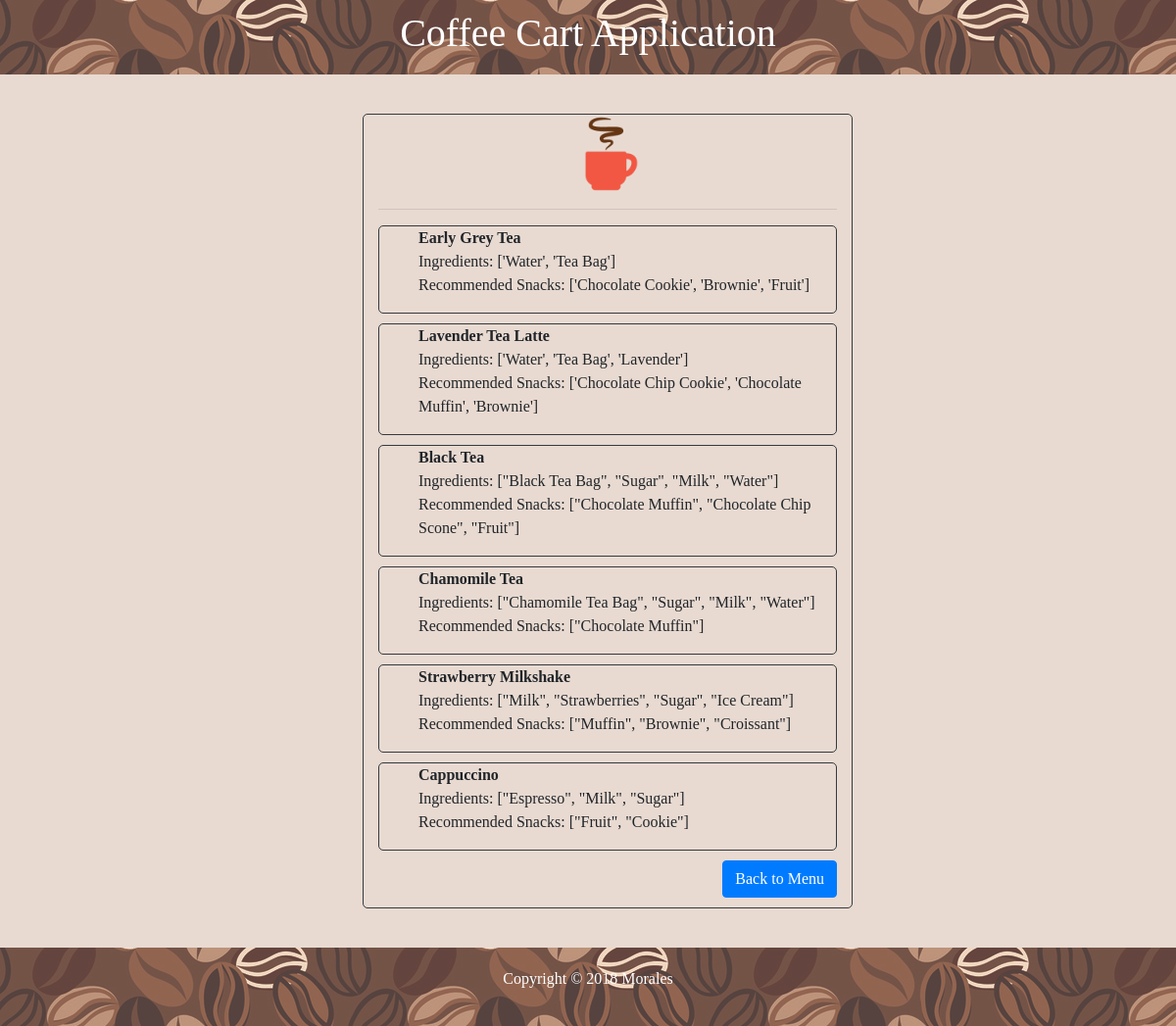
Page /cart/items/drink on the committed database.
### cart/models.py (models this page shows, shortened)
class Drinks(models.Model):
	name = models.CharField(max_length=40)
	ingredients = models.TextField()
	recommendations = models.TextField()

### cart/views.py (the view)
# urls.py: path('items/<type>', views.items, name='items')
def items(request, type):
	if type == 'snack':
		items_list = Snacks.objects.order_by('id')
		url = 'cart/scone.png'
	elif type =='drink':
		items_list = Drinks.objects.order_by('id')
		url = 'cart/drink_2.png'
	context = {'items_list': items_list, 'url': url }
	return render(request, 'cart/items.html', context)

### cart/templates/cart/items.html (shortened to what this page needs)
{% load static %}
<!DOCTYPE html>
<html>
<head>
    <link href="{% static 'cart/bootstrap.css' %}" rel="stylesheet">
    <link href="{% static 'cart/bootstrap.min.css' %}" rel="stylesheet">
    <link href="{% static 'cart/bootstrap-grid.css' %}" rel="stylesheet">
    <link href="{% static 'cart/bootstrap-grid.min.css' %}" rel="stylesheet">
    <link href="{% static 'cart/bootstrap-reboot.css' %}" rel="stylesheet">
    <link href="{% static 'cart/style.css' %}" rel="stylesheet">
</head>
<body>
	<header>
		<h1 id='main_header'>Coffee Cart Application</h1>
	</header>
	<div align="center">
	    <div id = "content" class="col-md-5 border border-dark">
	    	{% static "" as baseUrl %}
	        <h3><img id="img" src="{{ baseUrl }}/{{url}}"></h3>
	        <hr>
	    	{% for item in items_list %}
	    	<div class="border border-dark items">
		        <ul>
			        <li><b>{{ item.name }}</b></li>
			        <li>Ingredients: {{ item.ingredients }}</li>
			        <li>Recommended Snacks: {{ item.recommendations }}</li>
			    </ul>
		    </div>
			{% endfor %}
			<div align="right">
	    		<a href="{% url 'index' %}" class="btn btn-primary">Back to Menu</a>
	    	</div>
	    </div>
    </div>
    <footer id="main-footer">
	    <p>Copyright &copy; 2018 Morales</p>
	</footer>
</body>
</html>

### cart/static/cart/style.css (style rules this page uses)
header { margin-bottom: 40px; padding: 10px; background-image: url(coffee_bean_3.jpg); font-weight: bold; }
body { background-color: #e8dad1; font-family: garamond; }
div { outline-color: black; border-radius: 5px; }
#main_header { text-align: center; color: white; }
.items, .btn { margin-bottom: 10px; }
li { list-style-type: none; text-align: left; }
#content { margin-left: 40px; }
h3 { text-align: center; }
.btn { text-align: right; }
#main-footer { text-align: center; padding: 20px; margin-top: 40px; background-image: url(coffee_bean_3.jpg); color: white; }
#img { width: 80px; height: 80px; }

### rows in the picture
Drinks: name "Early Grey Tea", ingredients "['Water', 'Tea Bag']", recommendations "['Chocolate Cookie', 'Brownie', 'Fruit']"
Drinks: name "Lavender Tea Latte", ingredients "['Water', 'Tea Bag', 'Lavender']", recommendations "['Chocolate Chip Cookie', 'Chocolate Muffin', 'Brownie']"
Drinks: name "Black Tea", ingredients "[\"Black Tea Bag\", \"Sugar\", \"Milk\", \"Water\"]", recommendations "[\"Chocolate Muffin\", \"Chocolate Chip Scone\", \"Fruit\"]"
Drinks: name "Chamomile Tea", ingredients "[\"Chamomile Tea Bag\", \"Sugar\", \"Milk\", \"Water\"]", recommendations "[\"Chocolate Muffin\"]"
Drinks: name "Strawberry Milkshake", ingredients "[\"Milk\", \"Strawberries\", \"Sugar\", \"Ice Cream\"]", recommendations "[\"Muffin\", \"Brownie\", \"Croissant\"]"
Drinks: name "Cappuccino", ingredients "[\"Espresso\", \"Milk\", \"Sugar\"]", recommendations "[\"Fruit\", \"Cookie\"]"
